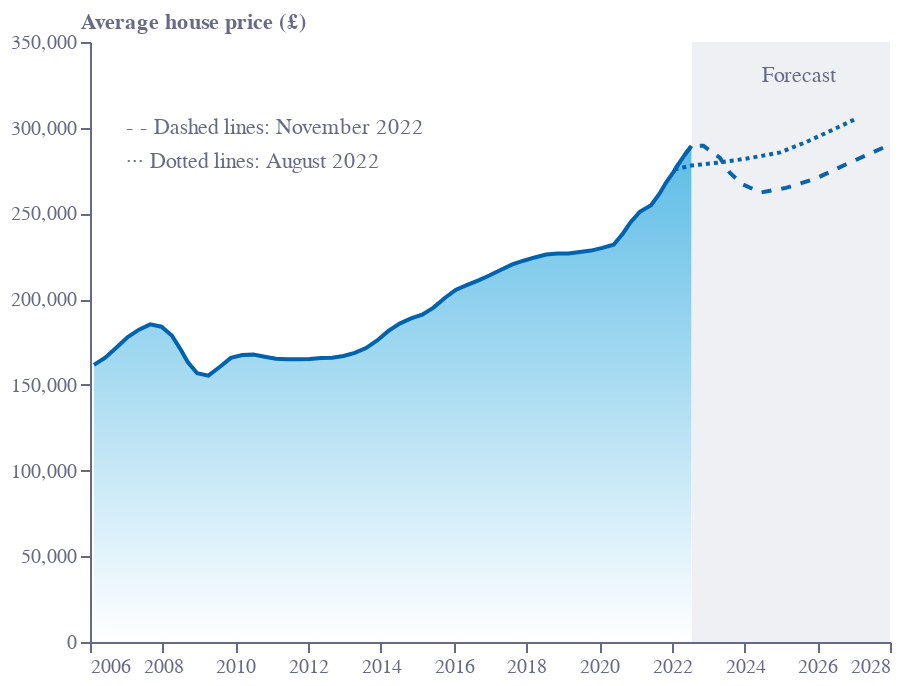

The cell this chart's notebook holds for it:
### Code cell
base = alt.Chart(f3a).encode(
    x=alt.X(
        "x:Q",
        sort=[],
        axis=alt.Axis(
            grid=False,
            titleAlign="center",
            titleAnchor="middle",
            title="",
            titleY=-15,
            titleX=207,
            labelColor=colors["eco-gray"],
            titleColor=colors["eco-gray"],
            tickColor=colors["eco-gray"],
            domainColor=colors["eco-gray"],
            tickCount=10,
            orient="bottom",
            labelAngle=0,
            format='.0f'
        ),
        scale=alt.Scale(domain=[2006, 2028],nice=False),
    )
)
line = base.mark_area(line={'color':colors['eco-mid-blue']},
    color=alt.Gradient(
        gradient='linear',
        stops=[alt.GradientStop(color='white', offset=0),
               alt.GradientStop(color=colors['eco-light-blue'], offset=1)],
        x1=1,
        x2=1,
        y1=1,
        y2=0
    )).encode(
    y=alt.Y(
        "y:Q",
        sort=[],
        axis=alt.Axis(
            grid=False,
            title="Average house price (£)",
            titleX=-5,
            titleY=-5,
            titleBaseline="bottom",
            titleAngle=0,
            titleAlign="left",
            labelColor=colors["eco-gray"],
            titleColor=colors["eco-gray"],
            tickColor=colors["eco-gray"],
            domainColor=colors["eco-gray"],
        ),
        # scale=alt.Scale(domain=[2006, 2023]),
    )
).transform_filter('datum.forecast==0').transform_filter('datum.x<2022.8')
line2 = base.mark_line(color=colors['eco-mid-blue'],strokeDash=[5,5]).encode(
    y=alt.Y(
        "y:Q",
        sort=[],
    )
).transform_filter('datum.forecast==0').transform_filter('datum.x>2022')
pred=base.mark_line(color=colors['eco-mid-blue'],strokeDash=[2,2]).encode(
    y=alt.Y(
        "y:Q",
        sort=[],
    )
).transform_filter('datum.forecast==1')
label7=alt.Chart(pd.DataFrame([{'x':2007,'y':300000,'t':'- - Dashed lines: November 2022'}])).mark_text(color=colors['eco-gray'],align='left').encode(x='x:Q',y='y:Q',text='t:N')
label8=alt.Chart(pd.DataFrame([{'x':2007,'y':280000,'t':'··· Dotted lines: August 2022'}])).mark_text(color=colors['eco-gray'],align='left').encode(x='x:Q',y='y:Q',text='t:N')
label9=alt.Chart(pd.DataFrame([{'x':2025.5,'y':330000,'t':'Forecast'}])).mark_text(color=colors['eco-gray'],align='center').encode(x='x:Q',y='y:Q',text='t:N')

# points = line.mark_point(
#     size=25, color=colors["eco-turquiose"], fill=colors["eco-turquiose"]
# )
area = alt.Chart(pd.DataFrame([{'x':2022.55,'y':0,'y2':350000},{'x':2028,'y':0,'y2':350000}])).mark_area(opacity=0.1, color=colors["eco-gray"]).encode(
    y="y:Q", y2="y2:Q",x='x:Q')
# axis1 = (
#     alt.Chart(pd.DataFrame([{"x": "> 225", "y": 0}, {"x": "225 <", "y": 0}]))
#     .mark_line(strokeWidth=1, strokeDash=[5, 5], color=colors["eco-gray"])
#     .encode(x=alt.X("x:N", sort=[]), y="y:Q")
# )
# axis2 = (
#     alt.Chart(pd.DataFrame([{"x": "75", "y": -0.16}, {"x": "75", "y": 0.05}]))
#     .mark_line(strokeWidth=1, xOffset=25, color=colors["eco-dot"])
#     .encode(x=alt.X("x:N", sort=[]), y="y:Q")
# )
layer1 = (
    ((line+line2+pred+label7+label8+label9+area).properties(height=300, width=400))
    .configure_view(stroke=None)
    .properties(title="")
)
layer1.save("visualisation/" + f + ".json")
layer1.save("visualisation/" + f + ".png")
layer1.save("visualisation/" + f + ".svg")
open("README.md", "a").write(readme)
layer1

### Figure 1 — Vega-Lite specification as saved in the notebook (floating-point values rounded to 4 significant figures)
{"config": {"view": {"continuousWidth": 400, "continuousHeight": 300, "stroke": null}}, "layer": [{"mark": {"type": "area", "color": {"gradient": "linear", "stops": [{"color": "white", "offset": 0}, {"color": "#179FDB", "offset": 1}], "x1": 1, "x2": 1, "y1": 1, "y2": 0}, "line": {"color": "#0063AF"}}, "encoding": {"x": {"axis": {"domainColor": "#676A86", "format": ".0f", "grid": false, "labelAngle": 0, "labelColor": "#676A86", "orient": "bottom", "tickColor": "#676A86", "tickCount": 10, "title": "", "titleAlign": "center", "titleAnchor": "middle", "titleColor": "#676A86", "titleX": 207, "titleY": -15}, "field": "x", "scale": {"domain": [2006, 2028], "nice": false}, "sort": [], "type": "quantitative"}, "y": {"axis": {"domainColor": "#676A86", "grid": false, "labelColor": "#676A86", "tickColor": "#676A86", "title": "Average house price (£)", "titleAlign": "left", "titleAngle": 0, "titleBaseline": "bottom", "titleColor": "#676A86", "titleX": -5, "titleY": -5}, "field": "y", "sort": [], "type": "quantitative"}}, "transform": [{"filter": "datum.forecast==0"}, {"filter": "datum.x<2022.8"}]}, {"mark": {"type": "line", "color": "#0063AF", "strokeDash": [5, 5]}, "encoding": {"x": {"axis": {"domainColor": "#676A86", "format": ".0f", "grid": false, "labelAngle": 0, "labelColor": "#676A86", "orient": "bottom", "tickColor": "#676A86", "tickCount": 10, "title": "", "titleAlign": "center", "titleAnchor": "middle", "titleColor": "#676A86", "titleX": 207, "titleY": -15}, "field": "x", "scale": {"domain": [2006, 2028], "nice": false}, "sort": [], "type": "quantitative"}, "y": {"field": "y", "sort": [], "type": "quantitative"}}, "transform": [{"filter": "datum.forecast==0"}, {"filter": "datum.x>2022"}]}, {"mark": {"type": "line", "color": "#0063AF", "strokeDash": [2, 2]}, "encoding": {"x": {"axis": {"domainColor": "#676A86", "format": ".0f", "grid": false, "labelAngle": 0, "labelColor": "#676A86", "orient": "bottom", "tickColor": "#676A86", "tickCount": 10, "title": "", "titleAlign": "center", "titleAnchor": "middle", "titleColor": "#676A86", "titleX": 207, "titleY": -15}, "field": "x", "scale": {"domain": [2006, 2028], "nice": false}, "sort": [], "type": "quantitative"}, "y": {"field": "y", "sort": [], "type": "quantitative"}}, "transform": [{"filter": "datum.forecast==1"}]}, {"data": {"name": "data-9f94a4fcbec291016d51506a4fa12d03"}, "mark": {"type": "text", "align": "left", "color": "#676A86"}, "encoding": {"text": {"field": "t", "type": "nominal"}, "x": {"field": "x", "type": "quantitative"}, "y": {"field": "y", "type": "quantitative"}}}, {"data": {"name": "data-28d79d8b6377ee3d0cfeef89a4a52a27"}, "mark": {"type": "text", "align": "left", "color": "#676A86"}, "encoding": {"text": {"field": "t", "type": "nominal"}, "x": {"field": "x", "type": "quantitative"}, "y": {"field": "y", "type": "quantitative"}}}, {"data": {"name": "data-d9efc32a8fe006204a0d9ff3adc4e5c0"}, "mark": {"type": "text", "align": "center", "color": "#676A86"}, "encoding": {"text": {"field": "t", "type": "nominal"}, "x": {"field": "x", "type": "quantitative"}, "y": {"field": "y", "type": "quantitative"}}}, {"data": {"name": "data-d042816de62055a04aebd9f985878320"}, "mark": {"type": "area", "color": "#676A86", "opacity": 0.1}, "encoding": {"x": {"field": "x", "type": "quantitative"}, "y": {"field": "y", "type": "quantitative"}, "y2": {"field": "y2"}}}], "data": {"name": "data-5d73c9436e3ed7340235738d532771e5"}, "height": 300, "title": "", "width": 400, "$schema": "https://vega.github.io/schema/vega-lite/v4.17.0.json", "datasets": {"data-5d73c9436e3ed7340235738d532771e5": [{"x": 2006.0, "y": 161600.0, "forecast": 0}, {"x": 2006.0, "y": 165800.0, "forecast": 0}, {"x": 2007.0, "y": 171700.0, "forecast": 0}, {"x": 2007.0, "y": 177800.0, "forecast": 0}, {"x": 2007.0, "y": 182200.0, "forecast": 0}, {"x": 2008.0, "y": 185300.0, "forecast": 0}, {"x": 2008.0, "y": 183900.0, "forecast": 0}, {"x": 2008.0, "y": 178800.0, "forecast": 0}, {"x": 2008.0, "y": 171000.0, "forecast": 0}, {"x": 2009.0, "y": 163300.0, "forecast": 0}, {"x": 2009.0, "y": 156800.0, "forecast": 0}, {"x": 2009.0, "y": 155300.0, "forecast": 0}, {"x": 2010.0, "y": 160400.0, "forecast": 0}, {"x": 2010.0, "y": 165700.0, "forecast": 0}, {"x": 2010.0, "y": 167400.0, "forecast": 0}, {"x": 2010.0, "y": 167600.0, "forecast": 0}, {"x": 2011.0, "y": 166400.0, "forecast": 0}, {"x": 2011.0, "y": 165300.0, "forecast": 0}, {"x": 2011.0, "y": 164900.0, "forecast": 0}, {"x": 2012.0, "y": 164900.0, "forecast": 0}, {"x": 2012.0, "y": 165100.0, "forecast": 0}, {"x": 2012.0, "y": 165600.0, "forecast": 0}, {"x": 2013.0, "y": 165800.0, "forecast": 0}, {"x": 2013.0, "y": 166900.0, "forecast": 0}, {"x": 2013.0, "y": 168700.0, "forecast": 0}, {"x": 2014.0, "y": 171400.0, "forecast": 0}, {"x": 2014.0, "y": 175900.0, "forecast": 0}, {"x": 2014.0, "y": 181400.0, "forecast": 0}, {"x": 2015.0, "y": 185700.0, "forecast": 0}, {"x": 2015.0, "y": 188800.0, "forecast": 0}, {"x": 2015.0, "y": 191000.0, "forecast": 0}, {"x": 2015.0, "y": 195100.0, "forecast": 0}, {"x": 2016.0, "y": 200700.0, "forecast": 0}, {"x": 2016.0, "y": 205600.0, "forecast": 0}, {"x": 2016.0, "y": 208300.0, "forecast": 0}, {"x": 2017.0, "y": 211000.0, "forecast": 0}, {"x": 2017.0, "y": 213900.0, "forecast": 0}, {"x": 2017.0, "y": 217200.0, "forecast": 0}, {"x": 2018.0, "y": 220200.0, "forecast": 0}, {"x": 2018.0, "y": 222400.0, "forecast": 0}, {"x": 2018.0, "y": 224300.0, "forecast": 0}, {"x": 2019.0, "y": 226000.0, "forecast": 0}, {"x": 2019.0, "y": 226600.0, "forecast": 0}, {"x": 2019.0, "y": 226600.0, "forecast": 0}, {"x": 2019.0, "y": 227600.0, "forecast": 0}, {"x": 2020.0, "y": 228300.0, "forecast": 0}, {"x": 2020.0, "y": 229900.0, "forecast": 0}, {"x": 2020.0, "y": 231700.0, "forecast": 0}, {"x": 2021.0, "y": 238300.0, "forecast": 0}, {"x": 2021.0, "y": 244800.0, "forecast": 0}, {"x": 2021.0, "y": 250900.0, "forecast": 0}, {"x": 2021.0, "y": 254800.0, "forecast": 0}, {"x": 2022.0, "y": 261500.0, "forecast": 0}, {"x": 2022.0, "y": 268000.0, "forecast": 0}, {"x": 2022.0, "y": 274200.0, "forecast": 0}, {"x": 2022.0, "y": 278600.0, "forecast": 0}, {"x": 2022.0, "y": 284000.0, "forecast": 0}, {"x": 2023.0, "y": 289400.0, "forecast": 0}, {"x": 2023.0, "y": 289400.0, "forecast": 0}, {"x": 2023.0, "y": 282500.0, "forecast": 0}, {"x": 2024.0, "y": 273700.0, "forecast": 0}, {"x": 2024.0, "y": 267200.0, "forecast": 0}, {"x": 2024.0, "y": 262200.0, "forecast": 0}, {"x": 2025.0, "y": 264900.0, "forecast": 0}, {"x": 2026.0, "y": 270200.0, "forecast": 0}, {"x": 2027.0, "y": 278700.0, "forecast": 0}, {"x": 2028.0, "y": 290200.0, "forecast": 0}, {"x": 2022.0, "y": 275600.0, "forecast": 1}, {"x": 2023.0, "y": 277900.0, "forecast": 1}, {"x": 2023.0, "y": 279800.0, "forecast": 1}, {"x": 2024.0, "y": 282100.0, "forecast": 1}, {"x": 2025.0, "y": 285600.0, "forecast": 1}, {"x": 2026.0, "y": 299400.0, "forecast": 1}, {"x": 2027.0, "y": 304800.0, "forecast": 1}, {"x": 2026.0, "y": 291700.0, "forecast": 1}], "data-9f94a4fcbec291016d51506a4fa12d03": [{"x": 2007, "y": 300000, "t": "- - Dashed lines: November 2022"}], "data-28d79d8b6377ee3d0cfeef89a4a52a27": [{"x": 2007, "y": 280000, "t": "··· Dotted lines: August 2022"}], "data-d9efc32a8fe006204a0d9ff3adc4e5c0": [{"x": 2026.0, "y": 330000, "t": "Forecast"}], "data-d042816de62055a04aebd9f985878320": [{"x": 2023.0, "y": 0, "y2": 350000}, {"x": 2028.0, "y": 0, "y2": 350000}]}}
